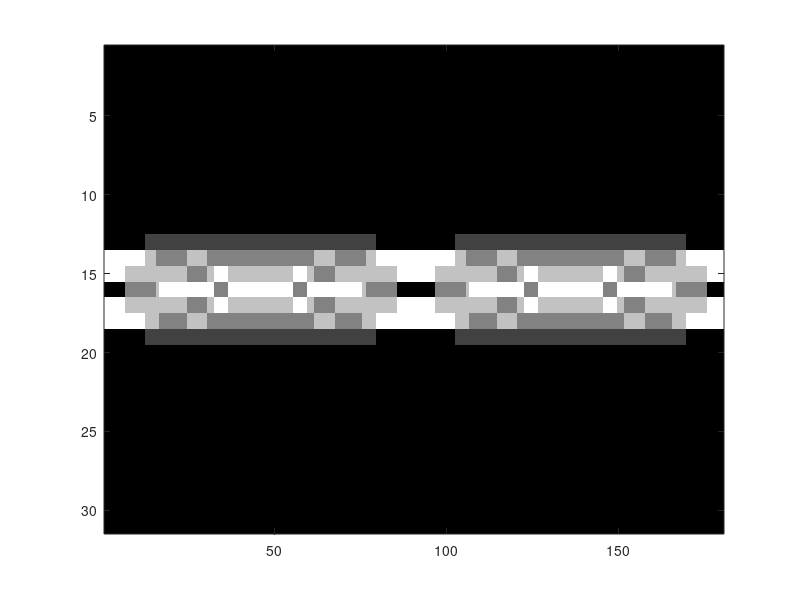

MATLAB code for this plot: (Note: this script raises an error after producing the figure.)
% Task 6
% Making sinogram of 16x16 matrix with color white in the middle (4x4)
% and black otherwise

clear;
close all;

load Sinograms/sinogramTask6.txt;

h = figure;
imagesc(sinogramTask6);
colormap('gray');

set(groot, 'defaultTextInterpreter', 'latex');
set(groot, 'defaultAxesTickLabelInterpreter', 'latex');
set(groot, 'defaultLegendInterpreter', 'latex');

xlabel(['Angle $\theta$ (in degrees)']);
ylabel('Projection $m$');

drawnow;

saveTightFigure(h, 'Figures/sinogramTask6.pdf');